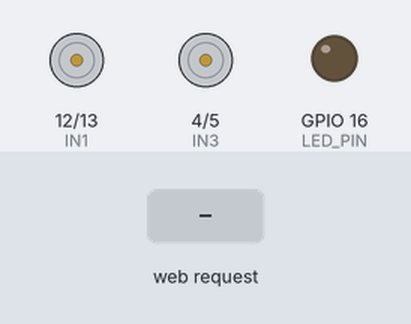
A program run on a simulated ESP8266 (NodeMCU). Parts: motor-driver pin pairs drawn as motors (green arrow = first pin HIGH = forward, orange = second pin HIGH = backward, longer = more drive, scaled by the enable pin), output pins drawn as LEDs (lit = HIGH). Inputs (shaded band) come from the test bench. WiFi joins after 1.5 s; servers stay silent unless stated; what the program prints to the serial monitor is not drawn.

Above: at 2.7 s.
2.8 s: HTTP request GET /forward received
At 4.0 s:
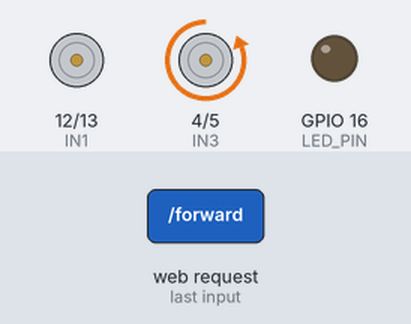
4.3 s: HTTP request GET /backward received
At 5.4 s:
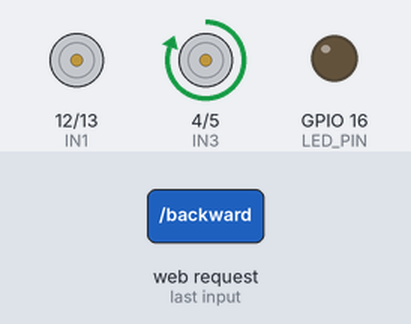
5.8 s: HTTP request GET /left received
At 6.5 s:
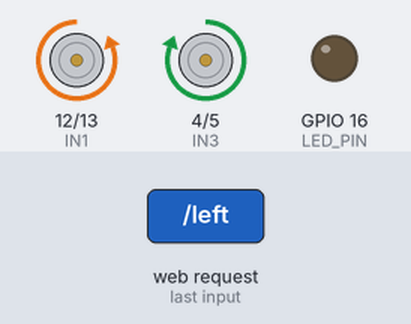
7.3 s: HTTP request GET /right received
At 7.7 s:
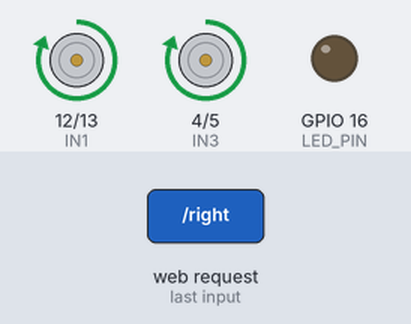
8.8 s: HTTP request GET /stopDrive received
At 10.0 s:
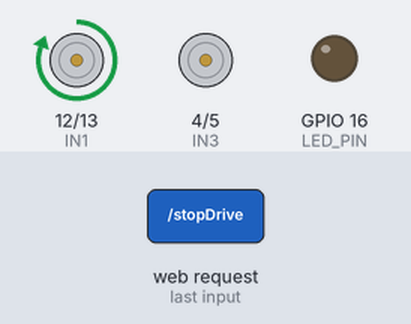
10.3 s: HTTP request GET /headlightOn received
At 11.1 s:
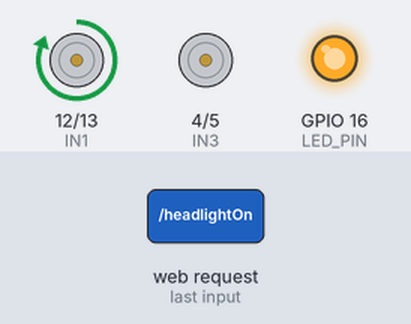
Timing chart, 0 to 12.8 s (numbered marks = the images above; inputs shaded):
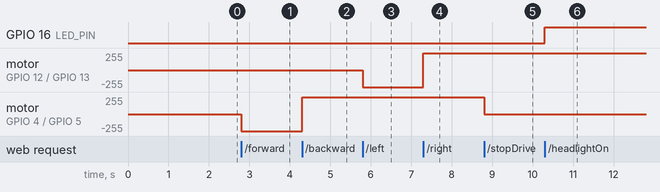

Measured:
- after the input at 2.8 s, motor on GPIO 4 (IN3) / GPIO 5 (IN4): stopped → backward 255/255 at once
- after the input at 4.3 s, motor on GPIO 4 (IN3) / GPIO 5 (IN4): backward 255/255 → forward 255/255 at once
- after the input at 5.8 s, motor on GPIO 12 (IN1) / GPIO 13 (IN2): stopped → backward 255/255 at once
- after the input at 7.3 s, motor on GPIO 12 (IN1) / GPIO 13 (IN2): backward 255/255 → forward 255/255 at once
- after the input at 8.8 s, motor on GPIO 4 (IN3) / GPIO 5 (IN4): forward 255/255 → stopped at once
- after the input at 10.3 s, GPIO 16 (LED_PIN): LOW → HIGH at once

The program:

main.cpp
```cpp
#include <ESP8266WiFi.h>
#include <ESP8266WebServer.h>

// WiFi Credentials - CHANGE THESE TO YOURS
const char* ssid = "7025";
const char* password = "123456789";

ESP8266WebServer server(80);

// --- PIN MAPPING ---

// STEERING MOTOR (connected to OUT1/OUT2 on L298N)
const int ENA = 14; // D5 - Steering motor enable (kept HIGH = full power)
const int IN1 = 12; // D6 - Steering direction
const int IN2 = 13; // D7 - Steering direction

// DRIVE MOTOR (connected to OUT3/OUT4 on L298N)
const int IN3 = 4;  // D2 - Drive direction
const int IN4 = 5;  // D1 - Drive direction
const int ENB = 2;  // D4 - Drive motor speed (PWM)

// HEADLIGHTS
const int LED_PIN = 16; // D0 - Headlight LEDs

// Default drive speed (ESP8266 PWM range is 0 to 1023)
int currentSpeed = 800;

// Headlight state
bool headlightsOn = false;

// HTML & JavaScript Remote Control Site
const char* remote_html = R"rawliteral(
<!DOCTYPE html>
<html>
<head>
    <meta name="viewport" content="width=device-width, initial-scale=1.0">
    <title>Toy Car Remote</title>
    <style>
        body { font-family: Arial, sans-serif; text-align: center; background: #222; color: white; padding: 10px; user-select: none; }
        h1 { margin-top: 10px; font-size: 24px; color: #4CAF50; }
        .control-panel { display: flex; flex-direction: column; align-items: center; gap: 15px; margin: 20px auto; width: 300px; }
        .row { display: flex; justify-content: center; gap: 15px; width: 100%; }
        .btn { background: #444; border: 2px solid #555; color: white; padding: 20px; font-size: 18px; font-weight: bold; border-radius: 12px; cursor: pointer; flex: 1; text-align: center; }
        .btn:active { background: #4CAF50; border-color: #4CAF50; }
        .stop { background: #f44336; border-color: #d32f2f; }
        .stop:active { background: #b71c1c; }
        .headlight { background: #555; border-color: #666; }
        .headlight.on { background: #FFD54F; border-color: #FFC107; color: #222; }
        .slider-container { width: 280px; margin: 30px auto; background: #333; padding: 15px; border-radius: 15px; border: 1px solid #444; }
        .slider { width: 100%; height: 20px; border-radius: 10px; background: #555; outline: none; -webkit-appearance: none; }
        .slider::-webkit-slider-thumb { -webkit-appearance: none; width: 30px; height: 30px; border-radius: 50%; background: #4CAF50; cursor: pointer; }
        .footer { margin-top: 30px; font-size: 13px; color: #999; padding-bottom: 10px; }
        .footer a { color: #4CAF50; text-decoration: none; }
        .footer a:active { text-decoration: underline; }
    </style>
</head>
<body>
    <h1>Toy Car Control</h1>
    <div class="control-panel">
        <div class="row">
            <button class="btn" onmousedown="sendCommand('forward')" onmouseup="sendCommand('stopDrive')" ontouchstart="sendCommand('forward')" ontouchend="sendCommand('stopDrive')">▲ FORWARD</button>
        </div>
        <div class="row">
            <button class="btn" onmousedown="sendCommand('left')" onmouseup="sendCommand('stopSteer')" ontouchstart="sendCommand('left')" ontouchend="sendCommand('stopSteer')">◀ LEFT</button>
            <button class="btn stop" onclick="sendCommand('stopAll')">■ OFF</button>
            <button class="btn" onmousedown="sendCommand('right')" onmouseup="sendCommand('stopSteer')" ontouchstart="sendCommand('right')" ontouchend="sendCommand('stopSteer')">RIGHT ▶</button>
        </div>
        <div class="row">
            <button class="btn" onmousedown="sendCommand('backward')" onmouseup="sendCommand('stopDrive')" ontouchstart="sendCommand('backward')" ontouchend="sendCommand('stopDrive')">▼ REVERSE</button>
        </div>
        <div class="row">
            <button class="btn headlight" id="headlightBtn" onclick="toggleHeadlights()">💡 HEADLIGHTS</button>
        </div>
    </div>
    <div class="slider-container">
        <h3>Drive Motor Max Speed</h3>
        <input type="range" min="400" max="1023" value="800" class="slider" id="speedSlider" onchange="updateSpeed(this.value)">
    </div>
    <div class="footer">
        Made by Padmajyothish K | <a href="www.linkedin.com/in/padma-jyothish-k-81a3aa256" target="_blank">LinkedIn</a>
    </div>
    <script>
        let headlightsOn = false;

        function sendCommand(action) {
            fetch('/' + action);
        }
        function updateSpeed(val) {
            fetch('/speed?val=' + val);
        }
        function toggleHeadlights() {
            headlightsOn = !headlightsOn;
            const btn = document.getElementById('headlightBtn');
            if (headlightsOn) {
                fetch('/headlightOn');
                btn.classList.add('on');
            } else {
                fetch('/headlightOff');
                btn.classList.remove('on');
            }
        }
    </script>
</body>
</html>
)rawliteral";

void handleRoot() {
  server.send(200, "text/html", remote_html);
}

// --- Drive Motor Logic (OUT3/OUT4) ---
void driveForward() {
  analogWrite(ENB, currentSpeed);
  digitalWrite(IN3, LOW);   // Anti-clockwise
  digitalWrite(IN4, HIGH);
}

void driveBackward() {
  analogWrite(ENB, currentSpeed);
  digitalWrite(IN3, HIGH);  // Clockwise
  digitalWrite(IN4, LOW);
}

void stopDrive() {
  analogWrite(ENB, 0);
  digitalWrite(IN3, LOW);
  digitalWrite(IN4, LOW);
}

// --- Steering Motor Logic (OUT1/OUT2) ---
void steerLeft() {
  digitalWrite(ENA, HIGH);
  digitalWrite(IN1, LOW);   // Anti-clockwise
  digitalWrite(IN2, HIGH);
}

void steerRight() {
  digitalWrite(ENA, HIGH);
  digitalWrite(IN1, HIGH);  // Clockwise
  digitalWrite(IN2, LOW);
}

void stopSteer() {
  digitalWrite(IN1, LOW);
  digitalWrite(IN2, LOW);
  digitalWrite(ENA, LOW);
}

// --- Headlight Logic ---
void headlightOn() {
  digitalWrite(LED_PIN, HIGH);
  headlightsOn = true;
  server.send(200, "text/plain", "OK");
}

void headlightOff() {
  digitalWrite(LED_PIN, LOW);
  headlightsOn = false;
  server.send(200, "text/plain", "OK");
}

// --- Master Kill Switch ---
void stopAll() {
  stopDrive();
  stopSteer();
}

void setup() {
  Serial.begin(115200);

  pinMode(ENA, OUTPUT);
  pinMode(IN1, OUTPUT);
  pinMode(IN2, OUTPUT);
  pinMode(IN3, OUTPUT);
  pinMode(IN4, OUTPUT);
  pinMode(ENB, OUTPUT);
  pinMode(LED_PIN, OUTPUT);

  stopAll();
  digitalWrite(LED_PIN, LOW); // Headlights off at boot

  WiFi.begin(ssid, password);
  Serial.print("Connecting to WiFi");
  while (WiFi.status() != WL_CONNECTED) {
    delay(500);
    Serial.print(".");
  }

  Serial.println("");
  Serial.print("Connected! Remote Dashboard URL: http://");
  Serial.println(WiFi.localIP());

  server.on("/", handleRoot);
  server.on("/forward", driveForward);
  server.on("/backward", driveBackward);
  server.on("/left", steerLeft);
  server.on("/right", steerRight);
  server.on("/stopDrive", stopDrive);
  server.on("/stopSteer", stopSteer);
  server.on("/stopAll", stopAll);
  server.on("/headlightOn", headlightOn);
  server.on("/headlightOff", headlightOff);

  server.on("/speed", []() {
    if (server.hasArg("val")) {
      currentSpeed = server.arg("val").toInt();
      Serial.print("Drive limit updated to: ");
      Serial.println(currentSpeed);
    }
    server.send(200, "text/plain", "OK");
  });

  server.begin();
}

void loop() {
  server.handleClient();
}
```
